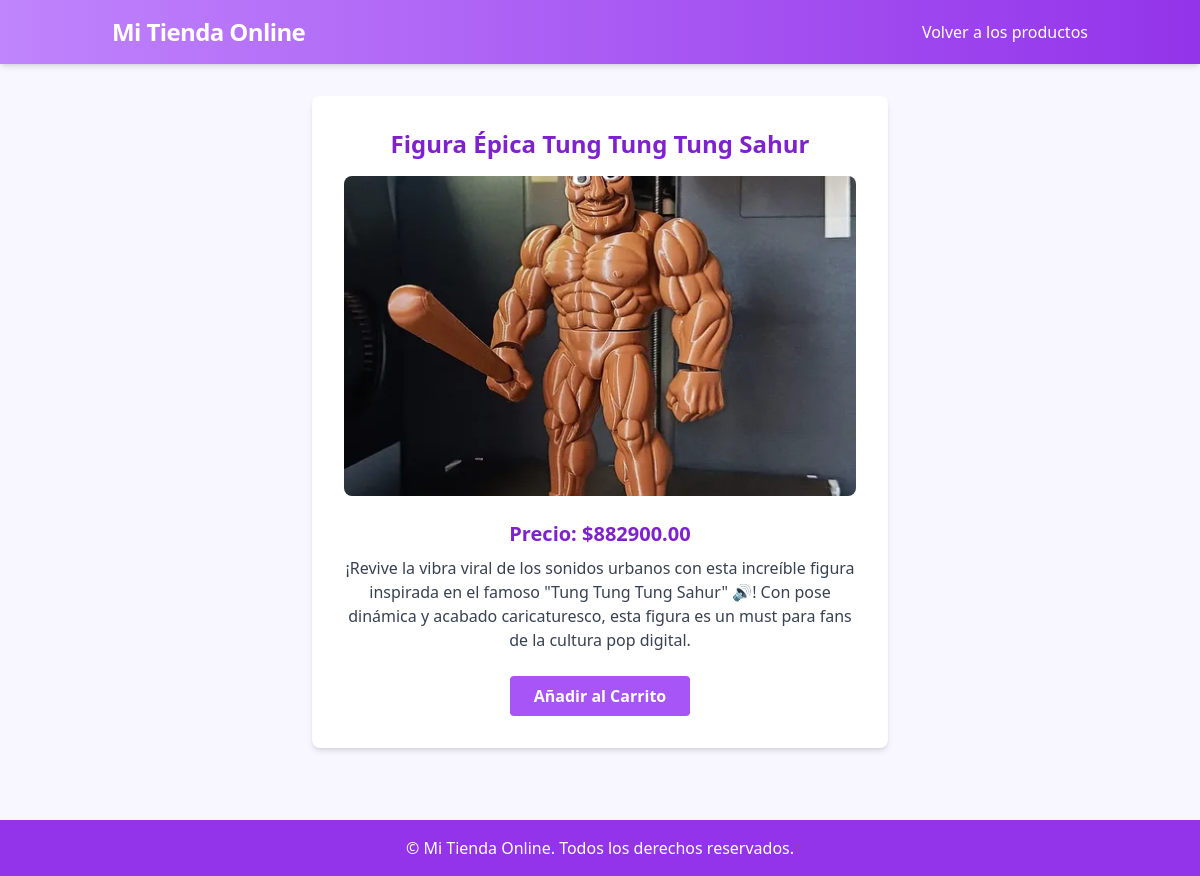
/producto/2/, run on the app's committed database.
### store/models.py (models this page shows, shortened)
class Product(models.Model):
    name = models.CharField(max_length=200)
    price = models.DecimalField(max_digits=10, decimal_places=2)
    description = models.TextField(blank=True, null=True)
    image = models.ImageField(upload_to='products/', blank=True, null=True)

### store/views.py (the view)
# urls.py: path('producto/<int:pk>/', views.product_detail, name='product_detail'),
def product_detail(request, pk):
    product = get_object_or_404(Product, pk=pk)
    return render(request, 'store/product_detail.html', {'product': product})

### store/context_processors.py (called while the page is built)
def cart(request):
    return {'cart': Cart(request)}

### store/templates/store/product_detail.html (shortened to what this page needs)
<!DOCTYPE html>
<html lang="es">
<head>
    <script src="https://cdn.tailwindcss.com"></script>
</head>
<body class="bg-[#f8f6ff] min-h-screen">
    <header class="bg-gradient-to-r from-purple-400 to-purple-600 text-white shadow-md">
        <div class="container mx-auto flex flex-col md:flex-row items-center justify-between py-4 px-6">
            <span class="font-bold text-2xl tracking-tight">Mi Tienda Online</span>
            <a href="{% url 'product_list' %}" class="hover:underline">Volver a los productos</a>
        </div>
    </header>
    <main class="container mx-auto px-4 py-8">
        <div class="bg-white rounded-lg shadow-md p-8 max-w-xl mx-auto">
            <h1 class="text-2xl font-bold text-purple-700 mb-4 text-center">{{ product.name }}</h1>
            {% if product.image %}
                <img src="{{ product.image.url }}" alt="{{ product.name }}" class="rounded-lg mx-auto mb-6 w-full max-h-80 object-cover">
            {% endif %}
            <p class="text-xl text-purple-700 font-semibold mb-2 text-center">Precio: ${{ product.price }}</p>
            <p class="text-gray-700 mb-6 text-center">{{ product.description }}</p>
            <form action="{% url 'cart_add' product.id %}" method="post" class="flex justify-center">
                <button type="submit" class="bg-purple-500 hover:bg-purple-600 text-white font-semibold py-2 px-6 rounded transition-colors duration-200">
                    Añadir al Carrito
                </button>
            </form>
        </div>
    </main>
    <footer class="bg-purple-600 text-white text-center py-4 mt-10">
        <span>&copy; {{ now|date:"Y" }} Mi Tienda Online. Todos los derechos reservados.</span>
    </footer>
</body>
</html>

### data on the page
Product: name "Figura Épica Tung Tung Tung Sahur", image (picture), price "882900.00", description "¡Revive la vibra viral de los sonidos urbanos con esta increíble figura inspirada en el famoso \"Tung Tung Tung Sahur\" 🔊! Con pose dinámica y acabado caricaturesco, esta figura es un must para fans de la cultura pop digital."
